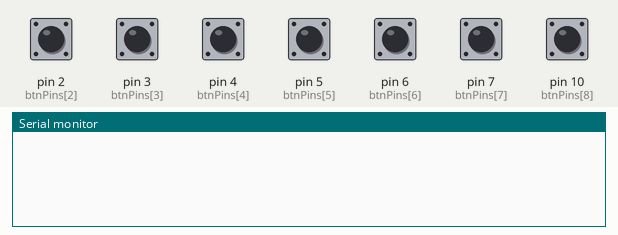
Simulated run of this sketch. Board: Arduino Uno, built with avr-gcc and run on an emulated ATmega328P. On the bench: the last lines printed to the serial monitor. Inputs (shaded band) come from the test bench; at power-on: pin 2 (btnPins[2]), pin 3 (btnPins[3]), pin 4 (btnPins[4]), pin 5 (btnPins[5]), pin 6 (btnPins[6]), pin 7 (btnPins[7]), pin 10 (btnPins[8]) HIGH.

Above: at 1.2 s.
1.3 s: pin 2 (btnPins[2]) pulled LOW for 0.15 s
At 1.7 s:
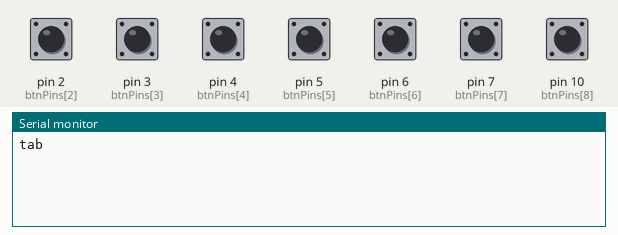
2.9 s: pin 3 (btnPins[3]) pulled LOW for 0.15 s
At 4.1 s:
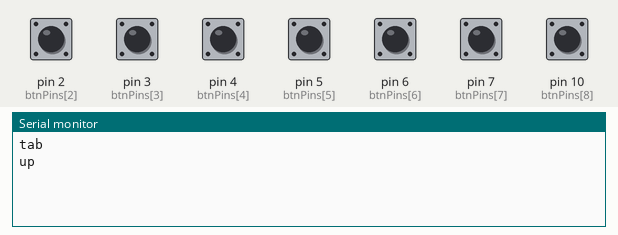
4.5 s: pin 4 (btnPins[4]) pulled LOW for 0.15 s
At 5.3 s:
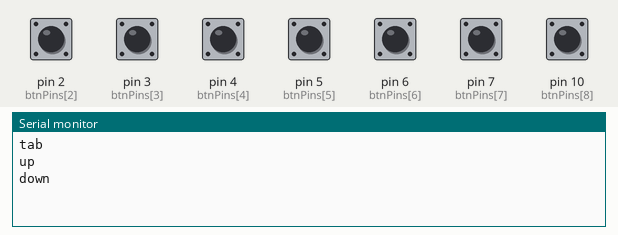
6.1 s: pin 5 (btnPins[5]) pulled LOW for 0.15 s
At 6.5 s:
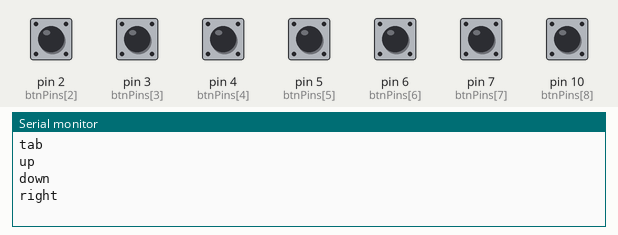
7.7 s: pin 6 (btnPins[6]) pulled LOW for 0.15 s
At 8.9 s:
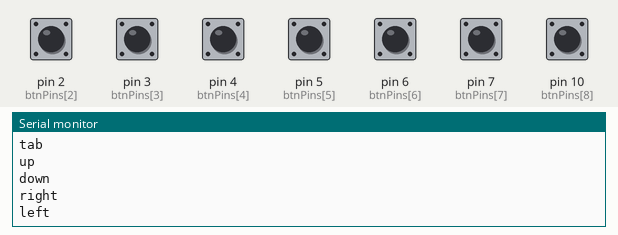
9.3 s: pin 7 (btnPins[7]) pulled LOW for 0.15 s
At 10.0 s:
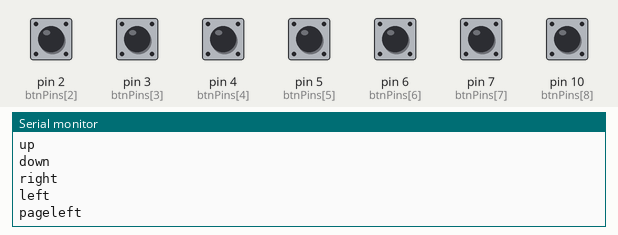

The sketch:

keypad_serial.ino
```cpp
// keypad_serial.ino
// ESP32-C3 Super Mini - 9 direct push buttons over USB serial.
//
// IMPORTANT: Arduino IDE -> Tools -> USB CDC On Boot -> Enabled  before flashing.
// Each button: one leg -> GPIO, other leg -> GND. Internal pull-ups used.
//
// Button roles in the app:
//   enter     = SELECT (open menu item)
//   cancel    = BACK
//   pageleft  = SCAN (gameplay)
//   pageright = BACK
//   tab       = switch tab / region
//   up/down/left/right = navigation
//
// GPIO 2 is a strapping pin; if "tab" misbehaves move it to GPIO 21.

const int NUM_BTN = 9;
int btnPins[NUM_BTN] = {0, 1, 2, 3, 4, 5, 6, 7, 10};
const char* btnKeys[NUM_BTN] = {
  "enter",     // GPIO 0  - SELECT
  "cancel",    // GPIO 1  - BACK
  "tab",       // GPIO 2  - TAB
  "up",        // GPIO 3
  "down",      // GPIO 4
  "right",     // GPIO 5
  "left",      // GPIO 6
  "pageleft",  // GPIO 7  - SCAN
  "pageright"  // GPIO 10 - BACK
};

bool lastState[NUM_BTN];

void setup() {
  Serial.begin(115200);
  for (int i = 0; i < NUM_BTN; i++) {
    pinMode(btnPins[i], INPUT_PULLUP);
    lastState[i] = HIGH;
  }
}

void loop() {
  for (int i = 0; i < NUM_BTN; i++) {
    bool state = digitalRead(btnPins[i]);
    if (lastState[i] == HIGH && state == LOW) {
      Serial.println(btnKeys[i]);
      delay(50);  // debounce
    }
    lastState[i] = state;
  }
  delay(10);
}
```

Measured:
- after the input at 1.3 s, the serial monitor: prints a new line at once (image 1)
- after the input at 2.9 s, the serial monitor: prints a new line at once (image 2)
- after the input at 4.5 s, the serial monitor: prints a new line at once (image 3)
- after the input at 6.1 s, the serial monitor: prints a new line at once (image 4)
- after the input at 7.7 s, the serial monitor: prints a new line at once (image 5)
- after the input at 9.3 s, the serial monitor: prints a new line at once (image 6)
